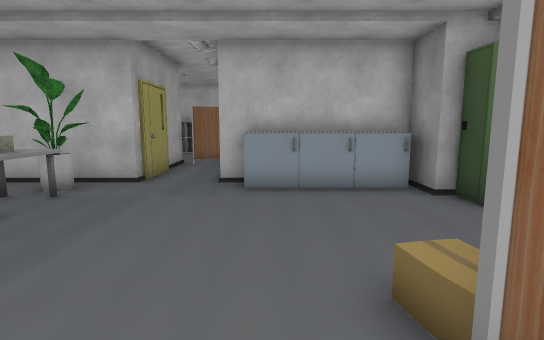
view 1 (above)

12 first-person views from a walk through a scene from a Unity 3-D project. The camera is 1.5 m above the floor, tilts 8° down and sees 80° across. The floor is counted in squares, 1 m on a side. Each view is taken from the middle of a square. On the plan, view 1 faces up. The plan holds only what a view shows up to about 15 squares ahead; the rest is blank. The player character is not drawn. Some surface patterns are stand-ins.

view 2
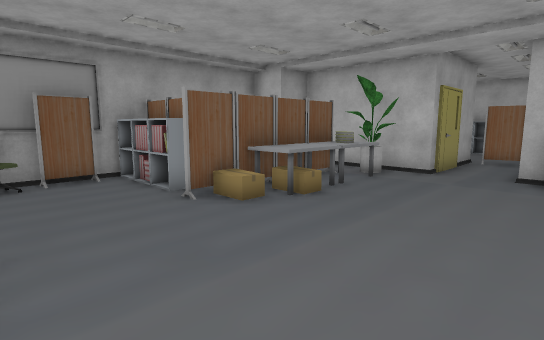

view 3
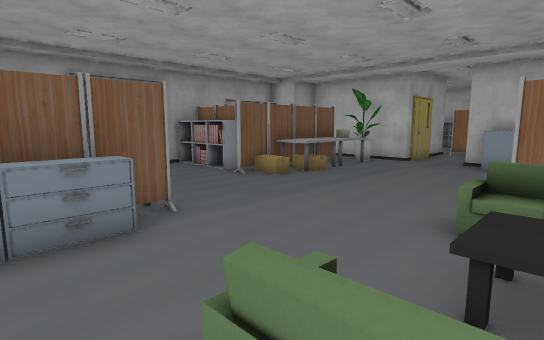

view 4
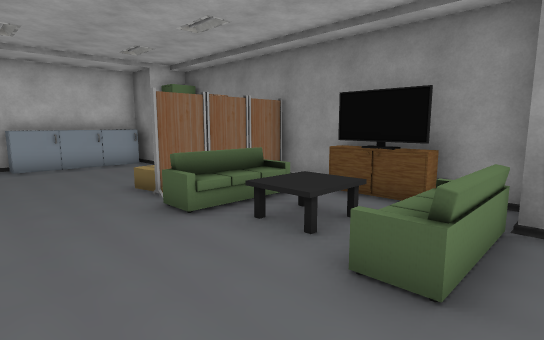

view 5
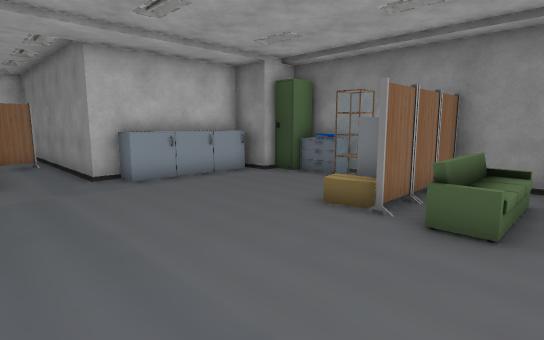

view 6
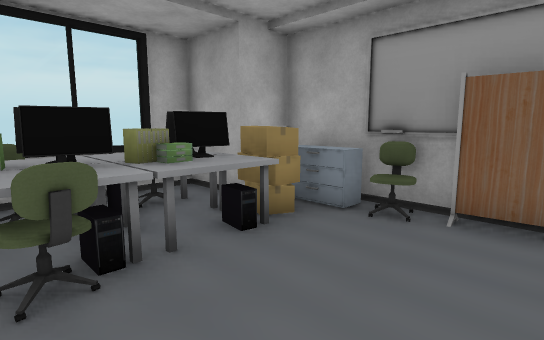

view 7
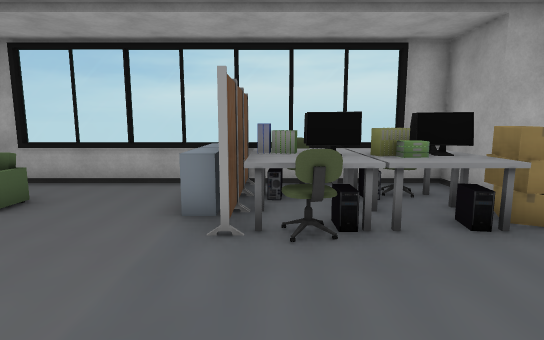

view 8
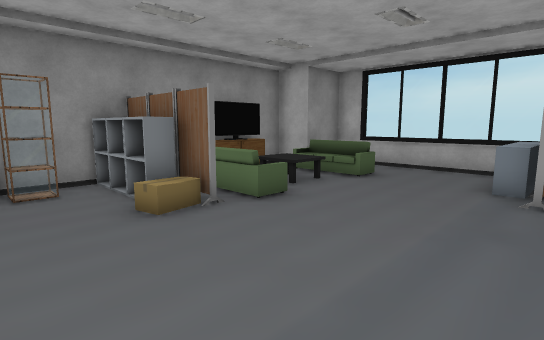

view 9
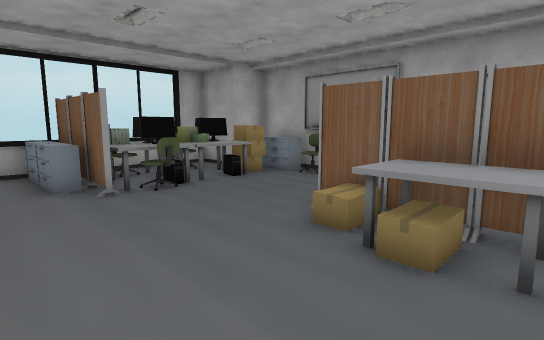

view 10
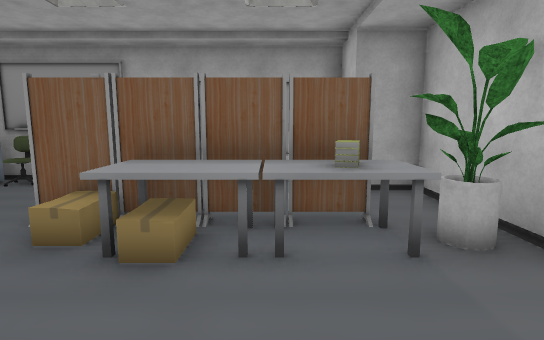

view 11
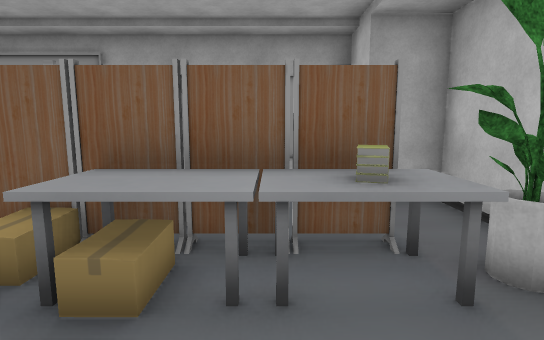

view 12
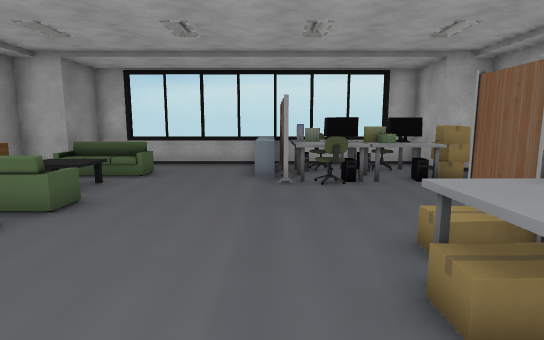

### Floor plan
Key: @ floor where view 1 was taken; # wall or solid block; x gap in a wall; . main floor; : floor 0.5 m higher than the main floor; = window, fence, low wall or low ledge; ^ raised ledge; O other object.
Columns run from 10 left of view 1 to 5 right of it. Each row starts with its distance up from view 1.
 15          #
 14       ...#
 13       #xx#
 12       #..#
 11       #..#
 10       #..#
  9       #..#
  8   #####..=^^^^#
  7   #.#O........#
  6     ^O........##
  5    .^^........^^
  4    O^^........O#
  3    O#^.........#
  2 #####.......^###
  1 #..........#####
  0 ##........@x:=#
 -1 #O..........^=#
 -2 #O...^^....^^^#
 -3 #^^^^^^^......#
 -4 ####^#^^...===#
 -5   #^^^^^......#
 -6   ######===#=##

Positions as (right, up) in squares from view 1, and headings:
1: (0, 0), facing up
2: (0, -2), facing up-left
3: (2, -5), facing up-left
4: (-2, -5), facing up-right
5: (-4, -1), facing up-right
6: (-4, 1), facing down-left
7: (-4, 2), facing down
8: (-4, 5), facing down-right
9: (-1, 5), facing down-left
10: (-1, 5), facing left
11: (-2, 5), facing left
12: (-3, 6), facing down
